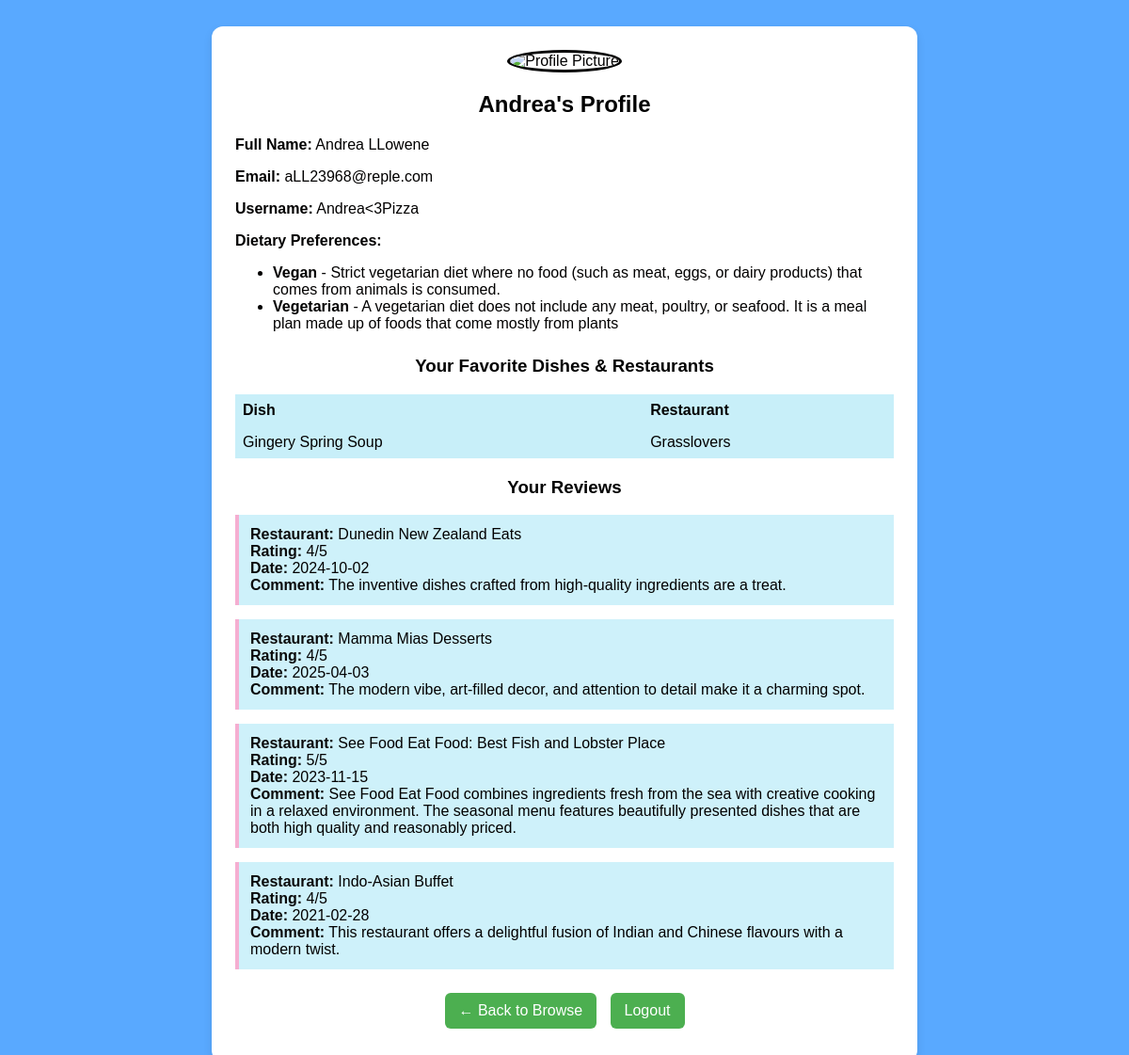
The app's page /usProfile.php (signed in) with its own data.
### tables this page shows
CREATE TABLE `Users` (
  `userID` int(11) NOT NULL,
  `firstName` varchar(25) NOT NULL,
  `lastName` varchar(35) NOT NULL,
  `email` varchar(35) NOT NULL,
  `username` varchar(20) NOT NULL,
  `userPassword` varchar(255) NOT NULL
);

CREATE TABLE `DietaryPreference` (
  `dietID` int(11) NOT NULL,
  `name` varchar(30) NOT NULL,
  `description` varchar(200) DEFAULT NULL
);

CREATE TABLE `Dish` (
  `dishID` int(11) NOT NULL,
  `restaurantID` int(11) DEFAULT NULL,
  `name` varchar(40) NOT NULL,
  `price` float DEFAULT NULL,
  `description` varchar(85) DEFAULT NULL,
  `isAvailable` tinyint(1) DEFAULT 0,
  `DietID` int(11) DEFAULT NULL
);

CREATE TABLE `Restaurant` (
  `restaurantID` int(11) NOT NULL,
  `name` varchar(100) NOT NULL,
  `location` varchar(100) DEFAULT NULL,
  `operationStatus` varchar(40) DEFAULT NULL
);

CREATE TABLE `Reviews` (
  `reviewID` int(11) NOT NULL,
  `userID` int(11) DEFAULT NULL,
  `restaurantID` int(11) DEFAULT NULL,
  `rating` int(1) NOT NULL,
  `commentLeft` varchar(1000) NOT NULL,
  `datePosted` date NOT NULL
);

### public/usProfile.php (the view, shortened to what this page needs)
<?php
include '../includes/dbConn.php';
$userID = $_SESSION['userID'];
$stmt = $conn->prepare("SELECT firstName, lastName, email, username FROM `Users` WHERE userID = ?");
$stmt->bind_param("i", $userID);
$stmt->execute();
$result = $stmt->get_result();
$user = $result->fetch_assoc();
$firstName = $user['firstName'];
$lastName = $user['lastName'];
$email = $user['email'];
$username = $user['username'];
$reviewSql = "
    SELECT r.commentLeft, r.rating, r.datePosted, res.name AS restaurantName
    FROM Reviews r
    JOIN Restaurant res ON r.restaurantID = res.restaurantID
    WHERE r.userID = ?";
$reviewStmt = $conn->prepare($reviewSql);
$reviewStmt->bind_param("i", $userID);
$reviewStmt->execute();
$reviewResult = $reviewStmt->get_result();
$dietSql = "
    SELECT d.name, d.description
    FROM FavouriteDiet fd
    JOIN DietaryPreference d ON fd.dietID = d.dietID
    WHERE fd.userID = ?";
$dietStmt = $conn->prepare($dietSql);
$dietStmt->bind_param("i", $userID);
$dietStmt->execute();
$dietResult = $dietStmt->get_result();
$favCombinedSql = "
    SELECT d.name AS dishName, r.name AS restaurantName
    FROM FavouriteDish fd
    JOIN Dish d ON fd.dishID = d.dishID
    JOIN Restaurant r ON d.restaurantID = r.restaurantID
    WHERE fd.userID = ?";
$favCombinedStmt = $conn->prepare($favCombinedSql);
$favCombinedStmt->bind_param("i", $userID);
$favCombinedStmt->execute();
$favCombinedResult = $favCombinedStmt->get_result();
?>
<!DOCTYPE html>
<html lang="en">
<head>
</head>
<body>
    <div class="container">
        <div class="profile-pic">
            <img src="https://cdn-icons-png.flaticon.com/512/149/149071.png" alt="Profile Picture">
        </div>
        <h2><?php echo htmlspecialchars($firstName); ?>'s Profile</h2>
        <div class="info">
            <p><strong>Full Name:</strong> <?php echo htmlspecialchars($firstName . " " . $lastName); ?></p>
            <p><strong>Email:</strong> <?php echo htmlspecialchars($email); ?></p>
            <p><strong>Username:</strong> <?php echo htmlspecialchars($username); ?></p>
            <?php if ($dietResult->num_rows > 0): ?>
                <p><strong>Dietary Preferences:</strong></p>
                <ul>
                    <?php while ($diet = $dietResult->fetch_assoc()): ?>
                       <li>
                          <strong><?php echo htmlspecialchars($diet['name']); ?></strong>
                          <?php if ($diet['description']): ?>
                            - <?php echo htmlspecialchars($diet['description']); ?>
                          <?php endif; ?>
                       </li>
                    <?php endwhile; ?>
                </ul>
            <?php else: ?>
                <p><strong>Dietary Preferences:</strong> You haven't selected any.</p>
            <?php endif; ?>
        </div>
        <div class="reviews">
            <h3>Your Favorite Dishes & Restaurants</h3>
            <?php if ($favCombinedResult->num_rows > 0): ?>
                <table>
                    <tr>
                        <th>Dish</th>
                        <th>Restaurant</th>
                    </tr>
                    <?php while ($row = $favCombinedResult->fetch_assoc()): ?>
                    <tr>
                        <td><?php echo htmlspecialchars($row['dishName']); ?></td>
                        <td><?php echo htmlspecialchars($row['restaurantName']); ?></td>
                    </tr>
                    <?php endwhile; ?>
                </table>
            <?php else: ?>
                <p>You haven't favorited any dishes yet.</p>
            <?php endif; ?>
            <h3>Your Reviews</h3>
            <?php
            if ($reviewResult->num_rows > 0) {
                while ($row = $reviewResult->fetch_assoc()) {
                    echo "<div class='review-box'>";
                    echo "<strong>Restaurant:</strong> " . htmlspecialchars($row['restaurantName']) . "<br>";
                    echo "<strong>Rating:</strong> " . htmlspecialchars($row['rating']) . "/5<br>";
                    echo "<strong>Date:</strong> " . htmlspecialchars($row['datePosted']) . "<br>";
                    echo "<strong>Comment:</strong> " . nl2br(htmlspecialchars($row['commentLeft']));
                    echo "</div>";
                }
            } else {
                echo "<p>You haven’t written any reviews yet.</p>";
            }
            ?>
        </div>
        <div style="text-align: center;">
            <a href="../public/browse.php" class="back-btn">← Back to Browse</a>
            <a href="../public/index.php" class="logout-btn">Logout</a>
        </div>
    </div>
</body>
</html>

### public/usProfile.php (style rules this page uses)
body { font-family: Arial, sans-serif; background-color: rgb(89, 169, 255); color:rgb(2, 1, 1); padding: 20px; }
.container { max-width: 700px; margin: auto; background: #fff; padding: 25px; border-radius: 12px; box-shadow: 0 4px 10px rgba(0,0,0,0.1); }
.profile-pic { text-align: center; }
.profile-pic img { width: 100px; height: 100px; border-radius: 50%; border: 3px solid rgb(4, 4, 4); }
h2, h3 { text-align: center; color:rgb(2, 2, 2); }
.info p { font-size: 16px; }
.back-btn, .logout-btn { display: inline-block; margin: 10px 5px; padding: 10px 15px; background-color: rgb(76, 175, 80); color: white; text-decoration: none; border-radius: 6px; }
.reviews { margin-top: 25px; }
.review-box { background-color: rgb(206, 241, 250); padding: 12px; margin-bottom: 15px; border-left: 4px solid rgb(245, 174, 209); }
.review-box strong { color:rgb(10, 10, 10); font-weight: bold }
table { width: 100%; border-collapse: collapse; background-color: rgb(200, 239, 249); margin-bottom: 20px; }
th, td { padding: 8px; border: 1px solidrgb(0, 0, 0); text-align: left; }

### records on screen
users: firstName "Andrea", firstName+lastName "Andrea LLowene", email "aLL23968@reple.com", username "Andrea<3Pizza"
dietarypreference: name "Vegan", description "Strict vegetarian diet where no food (such as meat, eggs, or dairy products) that comes from animals is consumed."
dietarypreference: name "Vegetarian", description "A vegetarian diet does not include any meat, poultry, or seafood. It is a meal plan made up of foods that come mostly from plants"
dish: name "Gingery Spring Soup", restaurantID.name "Grasslovers"
reviews: restaurantID.name "Dunedin New Zealand Eats", rating "4", datePosted "2024-10-02", commentLeft "The inventive dishes crafted from high-quality ingredients are a treat."
reviews: restaurantID.name "Mamma Mias Desserts", rating "4", datePosted "2025-04-03", commentLeft "The modern vibe, art-filled decor, and attention to detail make it a charming spot."
reviews: restaurantID.name "See Food Eat Food: Best Fish and Lobster Place", rating "5", datePosted "2023-11-15", commentLeft "See Food Eat Food combines ingredients fresh from the sea with creative cooking in a relaxed environment. The seasonal menu features beautifully presented dishes that are both high quality and reasonably priced."
reviews: restaurantID.name "Indo-Asian Buffet", rating "4", datePosted "2021-02-28", commentLeft "This restaurant offers a delightful fusion of Indian and Chinese flavours with a modern twist."
